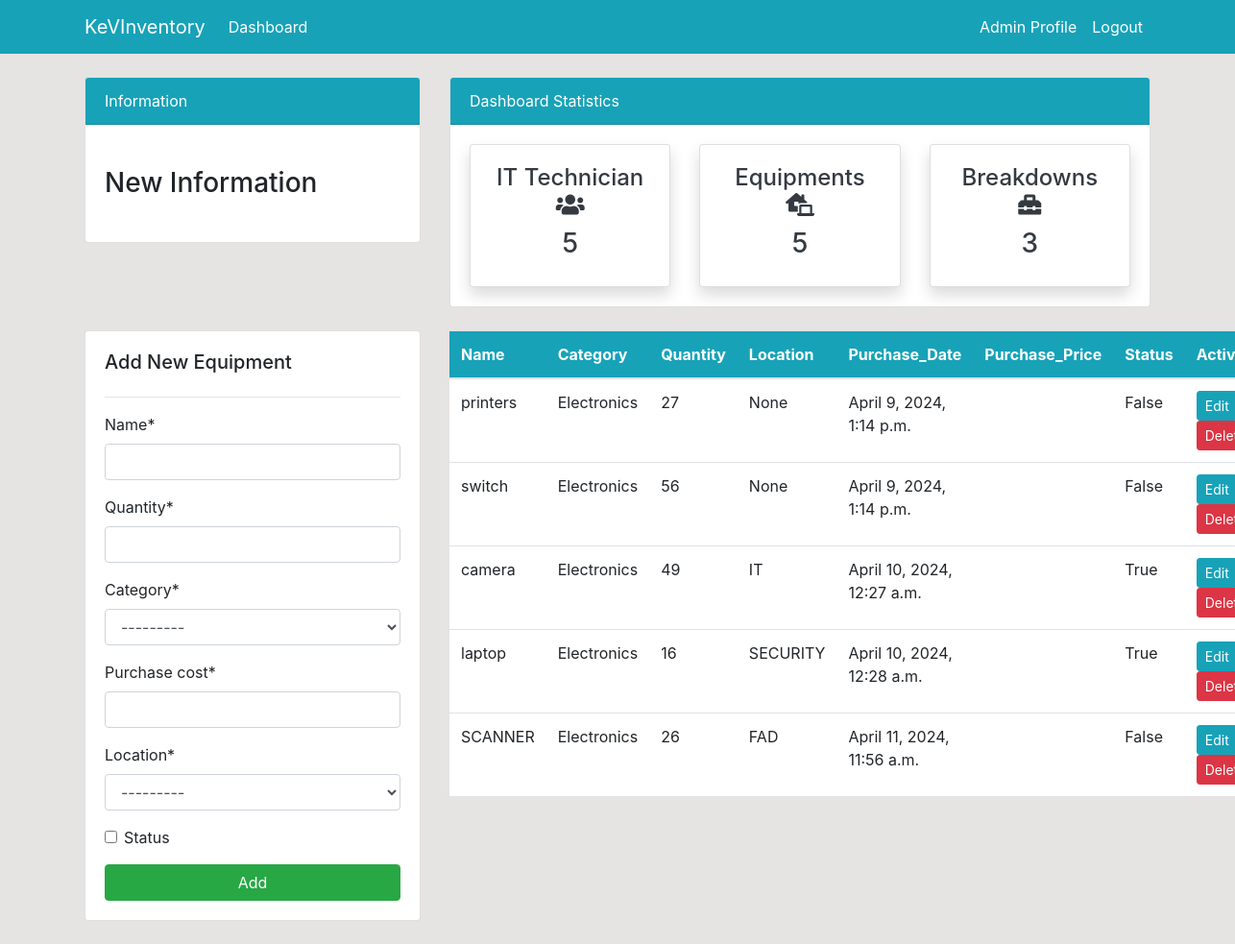
Screenshot of /products/ (signed in) with the database file from the repository.
### dashboard/models.py (models this page shows, shortened)
class Product(models.Model):
    name = models.CharField(max_length=100, null=True)
    quantity = models.PositiveIntegerField(null=True)
    category = models.CharField(max_length=50, choices=CATEGORY, null=True)
    purchase_date = models.DateTimeField(auto_now=True)
    purchase_cost = models.PositiveIntegerField(null=True)
    location = models.CharField(max_length=100, choices=DEPART, null=True)
    status = models.BooleanField(default=False)

### dashboard/views.py (the view)
# urls.py: path('products/', views.products, name='dashboard-products'),
@login_required(login_url='user-login')
def products(request):
    product = Product.objects.all()
    product_count = product.count()
    customer = User.objects.filter(groups=2)
    customer_count = customer.count()
    order = Order.objects.all()
    order_count = order.count()
    product_quantity = Product.objects.filter(name='')
    if request.method == 'POST':
        form = ProductForm(request.POST)
        if form.is_valid():
            form.save()
            product_name = form.cleaned_data.get('name')
            messages.success(request, f'{product_name} has been added')
            return redirect('dashboard-products')
    else:
        form = ProductForm()
    context = {
        'product': product,
        'form': form,
        'customer_count': customer_count,
        'product_count': product_count,
        'order_count': order_count,
    }
    return render(request, 'dashboard/products.html', context)

### dashboard/forms.py
class ProductForm(forms.ModelForm):
    class Meta:
        model = Product
        fields = '__all__'

### templates/dashboard/products.html (shortened to what this page needs)
{% extends 'partials/base.html' %}
{% load crispy_forms_tags %}
{% block content %}
{% include 'partials/topside.html' %}
<div class="row my-4">
    <div class="col-md-4">
        <div class="card card-body">
            <h5>Add New Equipment</h5>
            <hr>
            <form method="POST">
                {{ form|crispy }}
                <input class="btn btn-success btn-block" type="submit" value="Add">
            </form>
        </div>
    </div>
    <div class="col-md-8">
        <table class="table bg-white">
            <thead class="bg-info text-white">
                <tr>
                    <th scope="col">Name</th>
                    <th scope="col">Category</th>
                    <th scope="col">Quantity</th>
                    <th scope="col">Location</th>
                    <th scope="col">Purchase_Date</th>
                    <th scope="col">Purchase_Price</th>
                    <th scope="col">Status</th>
                    <th scope="col">Activity</th>
                </tr>
            </thead>
            <tbody>
                {% for product in product %}
                <tr>
                    <td>{{ product.name }}</td>
                    <td>{{ product.category }}</td>
                    <td>{{ product.quantity }}</td>
                    <td>{{ product.location }}</td>
                    <td>{{ product.purchase_date }}</td>
                    <td>{{ product.purchase_price }}</td>
                    <td>{{ product.status }}</td>
                    <td>
                        <a class="btn btn-info btn-sm mr-2"
                            href="{% url 'dashboard-products-edit' product.id %}">Edit</a>
                        <a class="btn btn-danger btn-sm ml-0"
                            href="{% url 'dashboard-products-delete' product.id %}">Delete</a>
                    </td>
                </tr>
                {% endfor %}
            </tbody>
        </table>
    </div>
</div>
{% endblock %}

### templates/partials/nav.html (shortened to what this page needs)
<nav class="navbar navbar-expand-lg navbar-info bg-info">
    <div class="container">
        {% if user.is_authenticated %}
        <a class="navbar-brand text-white" href="{% url 'dashboard-index' %}">KeVInventory</a>
        <div class="collapse navbar-collapse" id="navbarSupportedContent">
            <ul class="navbar-nav mr-auto">
                <li class="nav-item active">
                    <a class="nav-link text-white" href="{% url 'dashboard-index' %}">Dashboard </a>
                </li>
            </ul>
            <ul class="navbar-nav ml-auto">
                <li class="nav-item active">
                    <a class="nav-link text-white" href="{% url 'user-profile' %}">{{ user.username }} Profile
                        <span class="sr-only">(current)</span></a>
                </li>
                <li class="nav-item">
                    <a class="nav-link text-white" href="{% url 'user-logout' %}">Logout</a>
                </li>
            </ul>
            {% endif %}
        </div>
    </div>
</nav>

### static/style.css (style rules this page uses)
body { background: rgb(230, 227, 227); }

### rows the page displays
Product: name "printers", category "Electronics", quantity "27", location "None", purchase_date "April 9, 2024, 1:14 p.m.", status "False"
Product: name "switch", category "Electronics", quantity "56", location "None", purchase_date "April 9, 2024, 1:14 p.m.", status "False"
Product: name "camera", category "Electronics", quantity "49", location "IT", purchase_date "April 10, 2024, 12:27 a.m.", status "True"
Product: name "laptop", category "Electronics", quantity "16", location "SECURITY", purchase_date "April 10, 2024, 12:28 a.m.", status "True"
Product: name "SCANNER", category "Electronics", quantity "26", location "FAD", purchase_date "April 11, 2024, 11:56 a.m.", status "False"

### other values shown
{{ user.username }} "Admin"
{{ customer_count }} "5"
{{ product_count }} "5"
{{ order_count }} "3"
